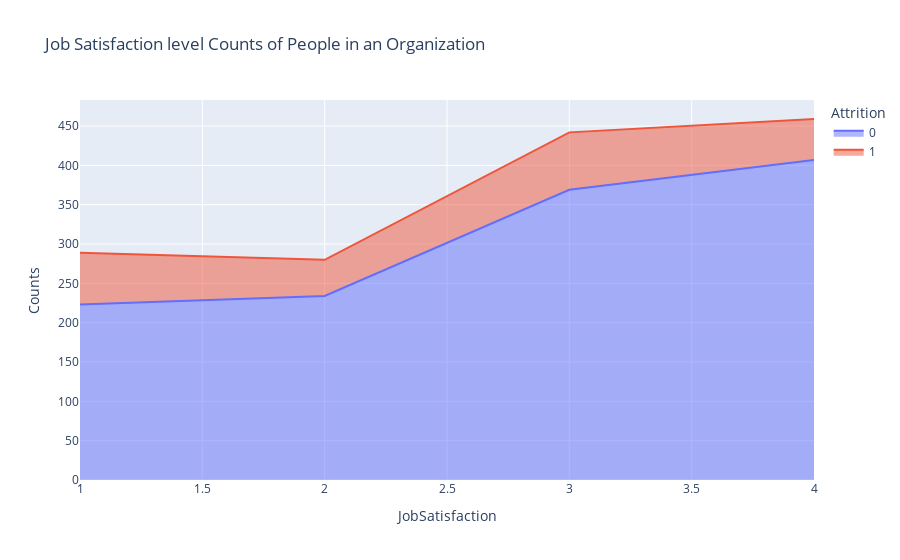

The notebook cell saved with this chart:
### Code cell
jsats_att=data.groupby(['JobSatisfaction','Attrition']).apply(lambda x:x['DailyRate'].count()).reset_index(name='Counts')
px.area(jsats_att,x='JobSatisfaction',y='Counts',color='Attrition',title='Job Satisfaction level Counts of People in an Organization')

### Figure 1 — Plotly figure (JSON) as saved in the notebook; plotly's stock layout.template omitted (floating-point values rounded to 4 significant figures)
{"data": [{"fillpattern": {"shape": ""}, "hovertemplate": "Attrition=0<br>JobSatisfaction=%{x}<br>Counts=%{y}<extra></extra>", "legendgroup": "0", "line": {"color": "#636efa"}, "marker": {"symbol": "circle"}, "mode": "lines", "name": "0", "orientation": "v", "showlegend": true, "stackgroup": "1", "x": [1, 2, 3, 4], "xaxis": "x", "y": [223, 234, 369, 407], "yaxis": "y", "type": "scatter"}, {"fillpattern": {"shape": ""}, "hovertemplate": "Attrition=1<br>JobSatisfaction=%{x}<br>Counts=%{y}<extra></extra>", "legendgroup": "1", "line": {"color": "#EF553B"}, "marker": {"symbol": "circle"}, "mode": "lines", "name": "1", "orientation": "v", "showlegend": true, "stackgroup": "1", "x": [1, 2, 3, 4], "xaxis": "x", "y": [66, 46, 73, 52], "yaxis": "y", "type": "scatter"}], "layout": {"xaxis": {"anchor": "y", "domain": [0, 1], "title": {"text": "JobSatisfaction"}}, "yaxis": {"anchor": "x", "domain": [0, 1], "title": {"text": "Counts"}}, "legend": {"title": {"text": "Attrition"}, "tracegroupgap": 0}, "title": {"text": "Job Satisfaction level Counts of People in an Organization"}}}
